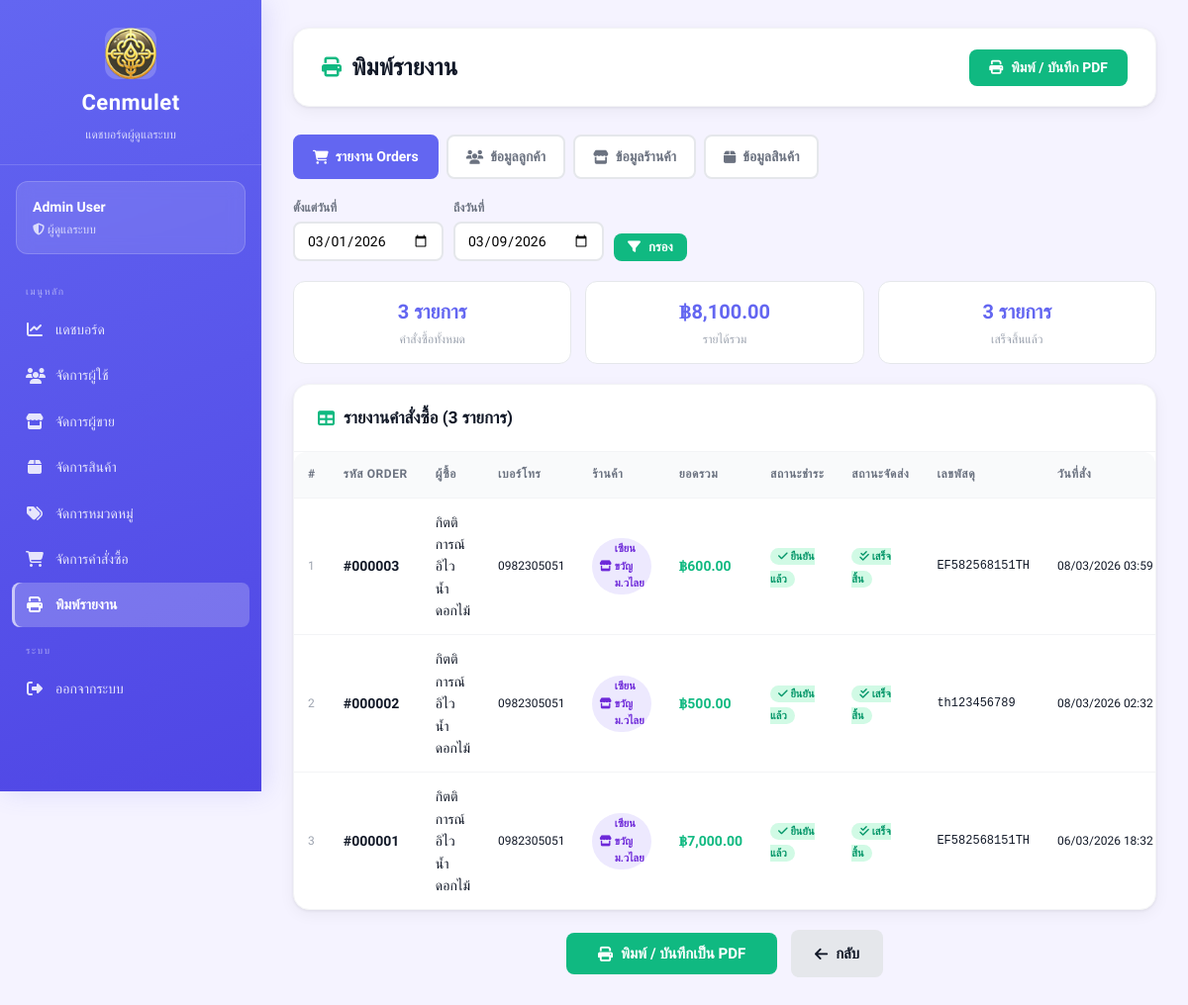
The app's page /views/admin/report.php (signed in), older data.
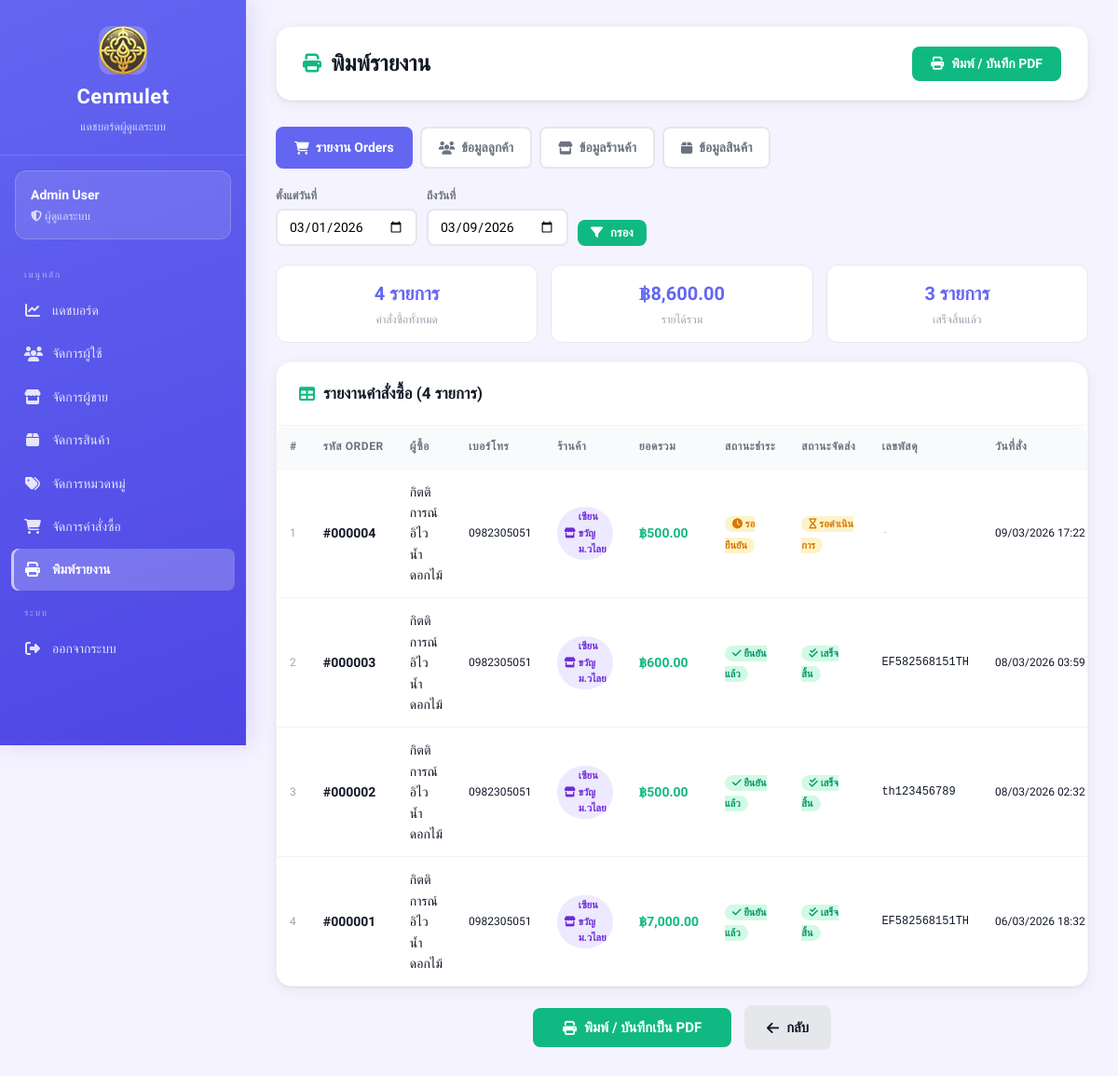
The same page, newer data.
### tables this page shows
CREATE TABLE orders (
    id INTEGER PRIMARY KEY AUTOINCREMENT,
    user_id INTEGER,
    total_price REAL,
    status TEXT DEFAULT 'pending',
    tracking_number TEXT,
    shipped_at DATETIME,
    created_at DATETIME DEFAULT CURRENT_TIMESTAMP,
    FOREIGN KEY (user_id) REFERENCES users(id)
);

### views/admin/report.php (the view, shortened to what the changed rows need)
<?php
require_once __DIR__ . "/../../config/db.php";
$report_type = $_GET['type'] ?? 'orders';
$date_from = $_GET['date_from'] ?? date('Y-m-01');
$date_to   = $_GET['date_to']   ?? date('Y-m-d');
$data     = [];
$summary  = [];
$columns  = [];
$title_th = '';
switch ($report_type) {
    case 'orders':
        $title_th = 'รายงานคำสั่งซื้อ';
        $columns  = ['#','รหัส Order','ผู้ซื้อ','เบอร์โทร','ร้านค้า','ยอดรวม','สถานะชำระ','สถานะจัดส่ง','เลขพัสดุ','วันที่สั่ง'];
        $rows = $db->prepare("
            SELECT o.id,
                   u.fullname as buyer, u.tel,
                   GROUP_CONCAT(DISTINCT s.store_name) as stores,
                   o.total_price,
                   p.status as pay_status,
                   o.status as order_status,
                   o.tracking_number,
                   o.created_at
            FROM orders o
            JOIN users u ON o.user_id = u.id
            LEFT JOIN payments p ON o.id = p.order_id
            LEFT JOIN order_items oi ON o.id = oi.order_id
            LEFT JOIN amulets a ON oi.amulet_id = a.id
            LEFT JOIN sellers s ON a.sellerId = s.id
            WHERE DATE(o.created_at) BETWEEN :f AND :t
            GROUP BY o.id
            ORDER BY o.created_at DESC
        ");
        $rows->execute([':f' => $date_from, ':t' => $date_to]);
        $data = $rows->fetchAll(PDO::FETCH_ASSOC);
        $total_orders    = count($data);
        $total_revenue   = array_sum(array_column($data, 'total_price'));
        $completed_count = 0;
        foreach ($data as $_r) { if ($_r['order_status'] === 'completed') $completed_count++; }
        $summary = [
            'คำสั่งซื้อทั้งหมด' => number_format($total_orders) . ' รายการ',
            'รายได้รวม'          => '฿' . number_format($total_revenue, 2),
            'เสร็จสิ้นแล้ว'      => number_format($completed_count) . ' รายการ',
        ];
        break;
}
?>
<!DOCTYPE html>
<html lang="th">
<head>
    <link rel="stylesheet" href="/public/css/dashboard.css">
    <link rel="stylesheet" href="https://cdnjs.cloudflare.com/ajax/libs/font-awesome/6.5.1/css/all.min.css">
</head>
<body class="admin">
<div class="dashboard-container">
    <?php include __DIR__ . '/_sidebar.php'; ?>
    <main class="main-content">
        <div class="top-bar no-print">
            <h1><i class="fa-solid fa-print"></i> พิมพ์รายงาน</h1>
        </div>
        <div class="report-tabs no-print">
            <?php
            $tabs = [
                'orders'    => ['fa-cart-shopping',  'รายงาน Orders'],
                'customers' => ['fa-users',           'ข้อมูลลูกค้า'],
                'stores'    => ['fa-store',           'ข้อมูลร้านค้า'],
                'products'  => ['fa-box',             'ข้อมูลสินค้า'],
            ];
            foreach ($tabs as $key => [$icon, $label]):
                $q = $key === 'orders'
                    ? "?type=$key&date_from=$date_from&date_to=$date_to"
                    : "?type=$key";
            ?>
            <a href="<?php echo $q; ?>"
               class="report-tab <?php echo $report_type === $key ? 'active' : ''; ?>">
                <i class="fa-solid <?php echo $icon; ?>"></i>
                <?php echo $label; ?>
            </a>
            <?php endforeach; ?>
        </div>
        <?php if (!empty($summary)): ?>
        <div class="summary-strip">
            <?php foreach ($summary as $lbl => $val): ?>
            <div class="summary-card">
                <div class="s-val"><?php echo $val; ?></div>
                <div class="s-lbl"><?php echo $lbl; ?></div>
            </div>
            <?php endforeach; ?>
        </div>
        <?php endif; ?>
        <div class="card">
            <div class="card-header no-print">
                <h2><i class="fa-solid fa-table"></i> <?php echo $title_th; ?> (<?php echo count($data); ?> รายการ)</h2>
            </div>
            <div class="table-wrapper">
            <?php if (count($data) > 0): ?>
            <table>
                <thead>
                    <tr>
                        <?php foreach ($columns as $col): ?>
                        <th><?php echo $col; ?></th>
                        <?php endforeach; ?>
                    </tr>
                </thead>
                <tbody>
                <?php if ($report_type === 'orders'):
                    foreach ($data as $i => $r):
                        $stores = array_filter(explode(',', $r['stores'] ?? ''));
                ?>
                <tr>
                    <td style="color:#9ca3af;font-size:12px"><?php echo $i+1; ?></td>
                    <td><strong>#<?php echo str_pad($r['id'],6,'0',STR_PAD_LEFT); ?></strong></td>
                    <td>
                        <div style="font-weight:500"><?php echo htmlspecialchars($r['buyer']); ?></div>
                    </td>
                    <td style="font-size:12px"><?php echo htmlspecialchars($r['tel']); ?></td>
                    <td>
                        <?php foreach ($stores as $st): ?>
                        <span class="store-tag"><i class="fa-solid fa-store"></i> <?php echo htmlspecialchars(trim($st)); ?></span>
                        <?php endforeach; ?>
                    </td>
                    <td><strong style="color:#10b981">฿<?php echo number_format($r['total_price'],2); ?></strong></td>
                    <td>
                        <?php
                        $p = $r['pay_status'];
                        if ($p==='confirmed')     echo '<span class="status-ok"><i class="fa-solid fa-check"></i> ยืนยันแล้ว</span>';
                        elseif ($p==='waiting')   echo '<span class="status-wait"><i class="fa-solid fa-clock"></i> รอยืนยัน</span>';
                        elseif ($p==='rejected')  echo '<span class="status-rej"><i class="fa-solid fa-times"></i> ปฏิเสธ</span>';
                        else echo '<span style="color:#d1d5db">-</span>';
                        ?>
                    </td>
                    <td>
                        <?php if ($r['order_status']==='completed'):   echo '<span class="status-ok"><i class="fa-solid fa-check-double"></i> เสร็จสิ้น</span>';
                        elseif ($p==='confirmed'):                      echo '<span class="badge badge-info" style="font-size:11px"><i class="fa-solid fa-truck"></i> กำลังส่ง</span>';
                        else:                                           echo '<span class="status-wait"><i class="fa-solid fa-hourglass"></i> รอดำเนินการ</span>'; endif; ?>
                    </td>
                    <td style="font-family:monospace;font-size:12px">
                        <?php echo $r['tracking_number'] ? htmlspecialchars($r['tracking_number']) : '<span style="color:#d1d5db">-</span>'; ?>
                    </td>
                    <td style="font-size:12px;white-space:nowrap">
                        <?php echo date('d/m/Y H:i', strtotime($r['created_at'])); ?>
                    </td>
                </tr>
                <?php endforeach; endif; ?>
                </tbody>
            </table>
            <?php endif; ?>
            </div>
        </div>
    </main>
</div>
</body>
</html>

Row changes from the older to the newer data that the page shows:
added orders: id "000004", buyer "กิตติการณ์ อิไว น้ำดอกไม้", tel "0982305051", st "เซียนขวัญม.วไลย", total_price "500.00", shows "รอยืนยัน", status "pending" (drawn), created_at "09/03/2026 17:22"
Text that changed along with them:
count($data): "3" → "4"
new list line: "4 รายการ คำสั่งซื้อทั้งหมด"
new list line: "฿8,600.00 รายได้รวม"
list line gone: "3 รายการ คำสั่งซื้อทั้งหมด"
list line gone: "฿8,100.00 รายได้รวม"
